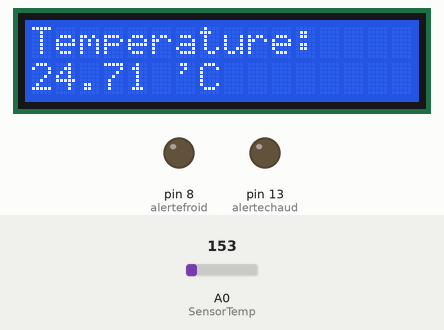
Recording of a sketch running on a simulated Arduino Uno, built with avr-gcc and run on an emulated ATmega328P. Shown: 16×2 character LCD, output pins drawn as LEDs (lit = HIGH). Inputs (shaded band) come from the test bench; at power-on: A0 (SensorTemp) = 153.

Above: at 1.2 s.
1.3 s: A0 (SensorTemp) set to 196
At 3.0 s:
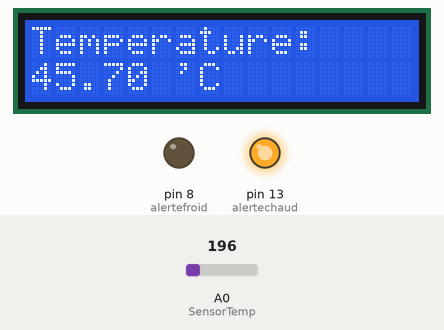
3.5 s: A0 (SensorTemp) set to 191
At 4.6 s:
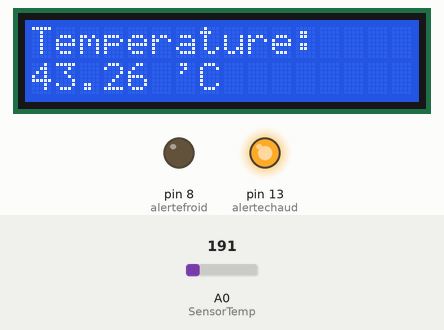
5.5 s: A0 (SensorTemp) set to 175
At 7.4 s:
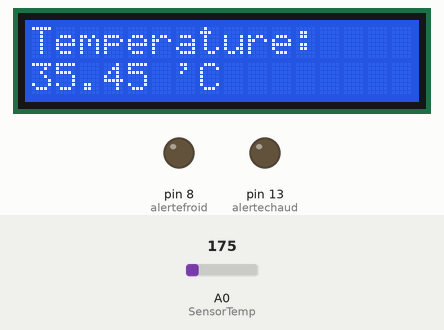
Timing chart, 0 to 8.9 s (numbered marks = the images above; inputs shaded):
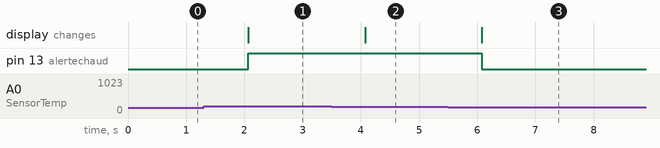

The sketch:

station_m_t_o.ino
```cpp
// bibliothèque LCD
#include <LiquidCrystal.h>

// initialise la bibliothèque lcd
LiquidCrystal LCD(12,11,5,4,3,2);

// définir la broche analogique A0
int SensorTemp=0;

// définir la pin 8 pour l'alerte de température froide
int alertefroid=8;
// définir la pin 13 pour l'alerte de température chaude
int alertechaud=13;

// définir température basse en dessous de 0°C
int TempBasse=0;
// dfinir température haute au dessus de 40°C
int TempHaute=40;

void setup() {
	// dfinir la broche d’alerte de basse température en sortie
  	pinMode(alertefroid, OUTPUT);
	// dfinit la broche d’alerte de haute température en sortie
	pinMode(alertechaud, OUTPUT);

	// définir le nombre de colonnes de l'écran LCD
	LCD.begin(16,2);
	// imrime le message sur l'écran LCD
	LCD.print("Temperature:");
	// bacule le curseur sur la première colonne et la deuxième ligne de l'écran LCD
	LCD.setCursor(0,1);
	// affiche le message sur l'écran LCD
	LCD.print("      'C        ");
}

void loop() {
	//lecture du capteur de température
	int SensorTempTension=analogRead(SensorTemp);

  	//conversion de la tension
	float Tension=SensorTempTension*5;
	Tension/=1024;

  	//convertir la tension lue en degrés Celsius
	float TemperatureC=(Tension-0.5)*100;


  	// bascule le curseur sur la première colonne et la deuxième ligne de l'écran LCD
  	LCD.setCursor(0,1);

  	// affiche la température sur l'écran LCD
	LCD.print(TemperatureC);

	// allume ou éteint les led de températures basses et hautes
  	if (TemperatureC>=TempHaute) {
  		digitalWrite(alertefroid, LOW);
  		digitalWrite(alertechaud, HIGH);
    }
  	else if (TemperatureC<=TempBasse){
  		digitalWrite(alertefroid, HIGH);
  		digitalWrite(alertechaud, LOW);
  	}
  	else {
  		digitalWrite(alertefroid, LOW);
  		digitalWrite(alertechaud, LOW);
    }

  	// attendre 1000ms
  	delay(1000);
}
```

Measured:
- the behaviour switches between 184 and 185 on A0 (SensorTemp) (found by bisection; images 0 and 1)
- after the input at 1.3 s, pin 13 (alertechaud): LOW → HIGH after 0.77 s; the display: changes after 0.77 s (image 1)
- after the input at 3.5 s, the display: changes after 0.57 s (image 2)
- after the input at 5.5 s, pin 13 (alertechaud): HIGH → LOW after 0.58 s; the display: changes after 0.58 s (image 3)
